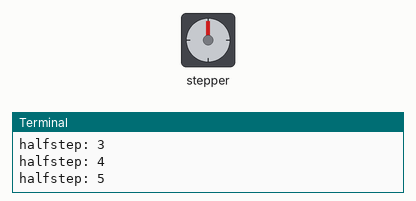
This program was run on a simulated Raspberry Pi (header pin numbers). Parts: stepper motor, the last lines printed to the terminal. The stepper is drawn at 2048 steps a turn. At 1.2 s the program stops and its outputs stay as they are.

Above: at 0.15 s.
At 0.75 s:
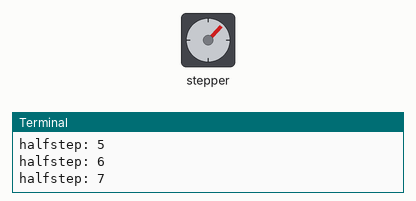
At 1.3 s:
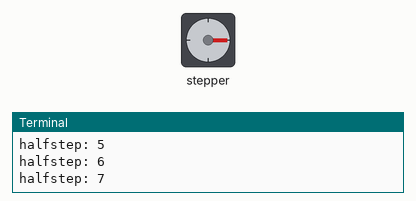
Timing chart, 0 to 2.7 s (numbered marks = the images above):
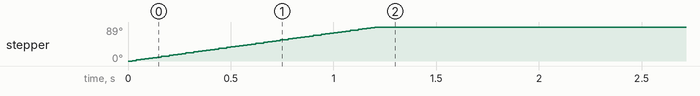

The program:

stepper_motor.py
```python
import RPi.GPIO as GPIO
import time

GPIO.setmode(GPIO.BOARD)

control_pins = [7,11,13,15]


for pin in control_pins:
    GPIO.setup(pin, GPIO.OUT)
    GPIO.output(pin, 0)

halfstep_seq = [
  [1,0,0,0],
  [1,1,0,0],
  [0,1,0,0],
  [0,1,1,0],
  [0,0,1,0],
  [0,0,1,1],
  [0,0,0,1],
  [1,0,0,1]
]

desired_angle = 90
direction = desired_angle > 0
step_count = int((abs(desired_angle)*512)/360)
print(f'Running {step_count} steps')


for i in range(step_count):
    for halfstep in range(8):
        print(f'halfstep: {halfstep}')
        for pin in range(4):
            GPIO.output(control_pins[pin], halfstep_seq[halfstep][pin])
        time.sleep(0.001)


GPIO.cleanup()
```

Measured:
- by itself, stepper: turns 89° clockwise in 1.2 s
